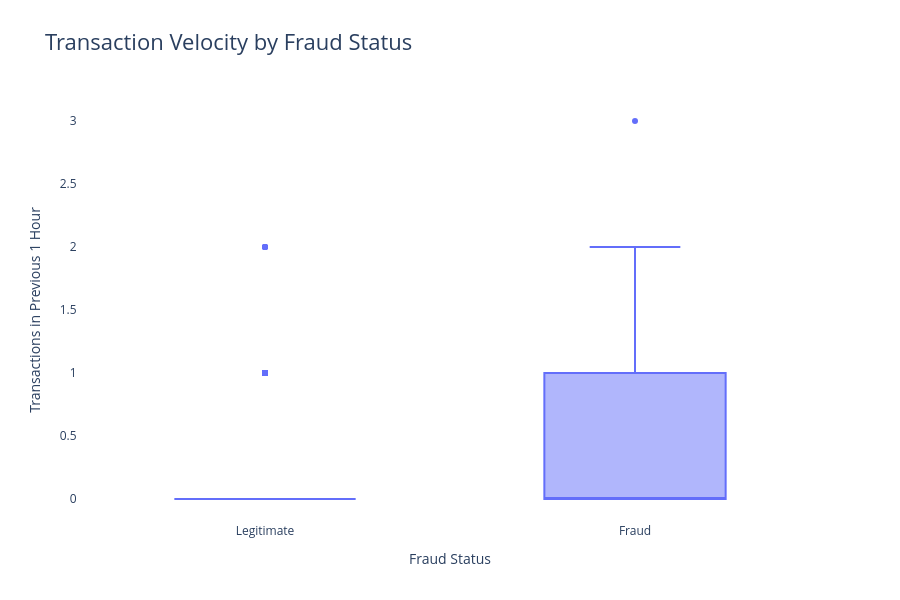

The notebook cell saved with this chart:
### Markdown cell above
### Fraud by Transaction Velocity

### Code cell
# Create readable fraud labels
velocity_plot = finlora_data.copy()

velocity_plot["Fraud_Status"] = (velocity_plot["is_fraud"].map({0: "Legitimate", 1: "Fraud"}))

# Create boxplot
fig = px.box(velocity_plot, x="Fraud_Status", y="transaction_velocity_1h", title="Transaction Velocity by Fraud Status",
    labels={"Fraud_Status": "Fraud Status", "transaction_velocity_1h": "Transactions in Previous 1 Hour"}, points="outliers")

# Formatting
fig.update_layout(plot_bgcolor="white", paper_bgcolor="white", width=900, height=600, title_font_size=22,

    xaxis=dict(showgrid=False, showline=True, title="Fraud Status"),
    yaxis=dict(showgrid=False, showline=True, title="Transactions in Previous 1 Hour"))

fig.show()

### Figure 1 — Plotly figure (JSON) as saved in the notebook; plotly's stock layout.template omitted (floating-point values rounded to 4 significant figures; data arrays with more than 128 entries replaced by an {"elided": "..."} marker saying what was removed)
{"data": [{"alignmentgroup": "True", "boxpoints": "outliers", "hovertemplate": "Fraud Status=%{x}<br>Transactions in Previous 1 Hour=%{y}<extra></extra>", "legendgroup": "", "marker": {"color": "#636efa"}, "name": "", "notched": false, "offsetgroup": "", "orientation": "v", "showlegend": false, "type": "box", "x": {"elided": "126000 str values"}, "x0": " ", "xaxis": "x", "y": {"elided": "126000 int values"}, "y0": " ", "yaxis": "y"}], "layout": {"boxmode": "group", "height": 600, "legend": {"tracegroupgap": 0}, "paper_bgcolor": "white", "plot_bgcolor": "white", "title": {"font": {"size": 22}, "text": "Transaction Velocity by Fraud Status"}, "width": 900, "xaxis": {"anchor": "y", "domain": [0, 1], "showgrid": false, "showline": true, "title": {"text": "Fraud Status"}}, "yaxis": {"anchor": "x", "domain": [0, 1], "showgrid": false, "showline": true, "title": {"text": "Transactions in Previous 1 Hour"}}}}
